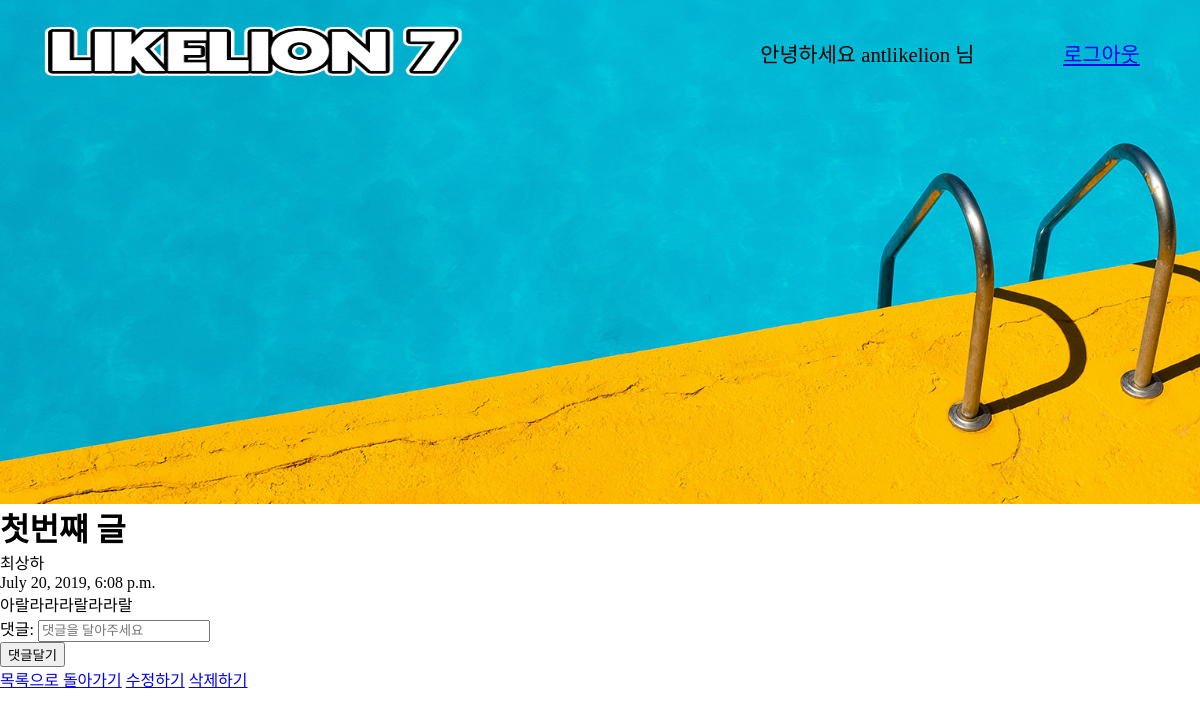
/detail/13/ (signed in), run on the app's committed database.
### blog/models.py (models this page shows, shortened)
class Post(models.Model):
    Title = models.CharField(max_length=200)
    Writer = models.CharField(max_length=100)
    Contents = models.TextField()
    Created_date = models.DateTimeField(default=timezone.now)

### blog/views.py (the view)
# urls.py: path('detail/<int:post_pk>/', views.detail, name='detail'),
def detail(request, post_pk):
    post = Post.objects.get(pk=post_pk)
    if request.method == "POST":
        form = CommentForm(request.POST)
        comment = form.save(commit=False)
        comment.author = request.user
        comment.post = post
        comment.save()
        return redirect('detail', post.pk)
    else:
        form = CommentForm()
    return render(request, 'detail.html', {'post': post, 'form': form})

### blog/forms.py
class CommentForm(forms.ModelForm):
    class Meta:
        model=Comment
        fields=('content',)
        widgets = {
            'content': forms.TextInput(attrs={'class': 'content', 'placeholder': '댓글을 달아주세요'}),
        }
        labels = {
            'content': '댓글',
        }

### blog/templates/detail.html (shortened to what this page needs)
{% extends "base.html" %} {% block content %}
<div class="detail">
    <div class="detailHeader">
        <h1>{{ post.Title }}</h1>
    </div>
    <div class="detailContents">
        <div class="detailInfo">
            <p>{{ post.Writer }}</p>
            <p>{{ post.Created_date }}</p>
        </div>
        <div class="detailContent">
            <p>{{ post.Contents }}</p>
        </div>
    </div>
    <form method="POST">
        {{ form.as_p }}
        <button type="submit">댓글달기</button>
    </form>
    <div class="detailFooter">
        <a href="{% url 'home' %}">목록으로 돌아가기</a>
        <a href="{% url 'edit' post.pk %}">수정하기</a>
        <a href="{% url 'delete' post.pk %}">삭제하기</a>
    </div>
</div>
{% endblock %}

### blog/templates/base.html (shortened to what this page needs)
<!DOCTYPE html>
<html lang="en">
    {% load staticfiles %}
    <head>
        <link rel="stylesheet" type="text/css" href="{% static 'base.css'%}" />
    </head>
    <body>
        <div class="header">
            <div class="navbar">
                <a href="{% url 'home' %}" class="navLogo_a">
                    <img class="navLogo" src="/static/logo2.png" alt="logo" />
                </a>
                <div class="navInfo">
                    {% if user.is_authenticated %}
                    <p>안녕하세요 {{ user.username }} 님</p>
                    <a href="{% url 'logout' %}">로그아웃</a>
                    {% endif %}
                </div>
            </div>
        </div>
        {% block content %} {% endblock %}
    </body>
</html>

### static/base.css (style rules this page uses)
* { margin: 0%; font-family: 'AppleSDGothicNeoR00'; }
.header { margin: auto; width: 100%; height: 63vh; background-image: url('./summer.jpg'); background-size: cover; font-size: 1.3rem; }
.navbar { display: flex; justify-content: space-between; align-items: center; width: 100%; height: 5rem; padding-top: 0.8rem; }
.navLogo_a { width: 40%; margin-left: 1rem; }
.navLogo { width: 100%; height: 136px; }
.navInfo { display: flex; justify-content: space-around; align-items: center; width: 39%; padding-right: 1rem; }

### data on the page
Post: Title "첫번쨰 글", Writer "최상하", Created_date "July 20, 2019, 6:08 p.m.", Contents "아랄라라라랄라라랄"

### other printed values
{{ user.username }} "antlikelion"
